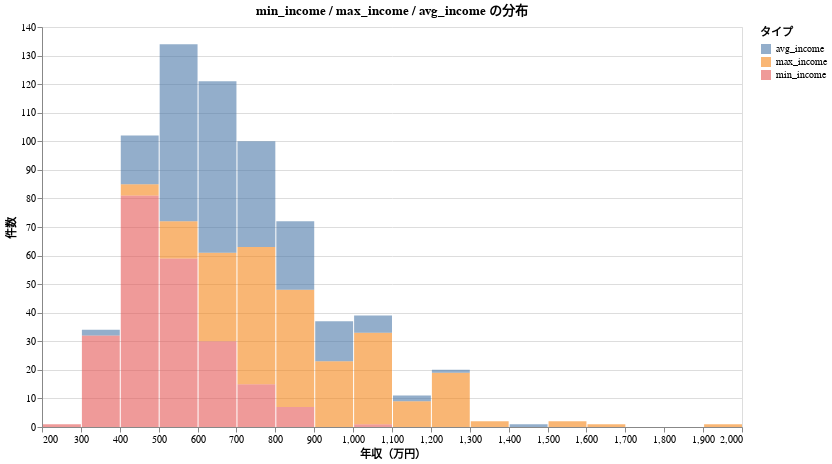

Notebook code cell kept with this figure:
### Markdown cell above
#### 課題２「Pythonエンジニアの年収レンジを把握する」

### Code cell
# データを1列に整形（long形式）
df_income = pd.melt(
    df1[["min_income", "max_income", "avg_income"]],
    var_name="収入タイプ",
    value_name="年収"
).dropna()

# Altairのヒストグラム
chart = alt.Chart(df_income).mark_bar(opacity=0.6).encode(
    alt.X("年収:Q", bin=alt.Bin(maxbins=30), title="年収（万円）"),
    alt.Y("count()", title="件数"),
    alt.Color("収入タイプ:N", title="タイプ")
).properties(
    title="min_income / max_income / avg_income の分布",
    width=700,
    height=400
)

chart.show()

### Figure 1 — Vega-Lite specification as saved in the notebook (floating-point values rounded to 4 significant figures; data arrays with more than 128 entries replaced by an {"elided": "..."} marker saying what was removed)
{"config": {"view": {"continuousWidth": 300, "continuousHeight": 300}}, "data": {"name": "data-63efb9de63945894dae295a0c2a036e5"}, "mark": {"type": "bar", "opacity": 0.6}, "encoding": {"color": {"field": "収入タイプ", "title": "タイプ", "type": "nominal"}, "x": {"bin": {"maxbins": 30}, "field": "年収", "title": "年収（万円）", "type": "quantitative"}, "y": {"aggregate": "count", "title": "件数", "type": "quantitative"}}, "height": 400, "title": "min_income / max_income / avg_income の分布", "width": 700, "$schema": "https://vega.github.io/schema/vega-lite/v5.20.1.json", "datasets": {"data-63efb9de63945894dae295a0c2a036e5": {"elided": "678 records"}}}
